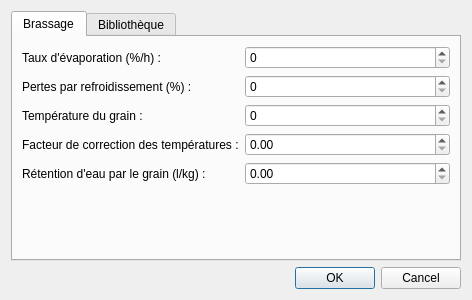
<?xml version="1.0" encoding="UTF-8"?>
<ui version="4.0">
 <class>Preferences</class>
 <widget class="QDialog" name="Preferences">
  <property name="geometry">
   <rect>
    <x>0</x>
    <y>0</y>
    <width>472</width>
    <height>300</height>
   </rect>
  </property>
  <property name="windowTitle">
   <string>Préférences</string>
  </property>
  <layout class="QVBoxLayout" name="verticalLayout">
   <item>
    <widget class="QTabWidget" name="tabWidget">
     <property name="enabled">
      <bool>true</bool>
     </property>
     <property name="currentIndex">
      <number>0</number>
     </property>
     <property name="documentMode">
      <bool>false</bool>
     </property>
     <widget class="QWidget" name="tab">
      <attribute name="title">
       <string>Brassage</string>
      </attribute>
      <layout class="QGridLayout" name="gridLayout">
       <item row="0" column="0">
        <layout class="QFormLayout" name="formLayout">
         <property name="fieldGrowthPolicy">
          <enum>QFormLayout::AllNonFixedFieldsGrow</enum>
         </property>
         <item row="0" column="0">
          <widget class="QLabel" name="label_2">
           <property name="text">
            <string>Taux d'évaporation (%/h) :</string>
           </property>
          </widget>
         </item>
         <item row="0" column="1">
          <widget class="QSpinBox" name="spinBoxBoilOff"/>
         </item>
         <item row="1" column="0">
          <widget class="QLabel" name="label_3">
           <property name="text">
            <string>Pertes par refroidissement (%) :</string>
           </property>
          </widget>
         </item>
         <item row="1" column="1">
          <widget class="QSpinBox" name="spinBoxCooling"/>
         </item>
         <item row="2" column="0">
          <widget class="QLabel" name="label_4">
           <property name="text">
            <string>Température du grain :</string>
           </property>
          </widget>
         </item>
         <item row="2" column="1">
          <widget class="QSpinBox" name="spinBoxGrainTemp"/>
         </item>
         <item row="3" column="0">
          <widget class="QLabel" name="label_5">
           <property name="text">
            <string>Facteur de correction des températures :</string>
           </property>
          </widget>
         </item>
         <item row="3" column="1">
          <widget class="QDoubleSpinBox" name="doubleSpinBoxFudgeFactor"/>
         </item>
         <item row="4" column="0">
          <widget class="QLabel" name="label_6">
           <property name="text">
            <string>Rétention d'eau par le grain (l/kg) :</string>
           </property>
          </widget>
         </item>
         <item row="4" column="1">
          <widget class="QDoubleSpinBox" name="doubleSpinBoxGrainRetention"/>
         </item>
        </layout>
       </item>
      </layout>
     </widget>
     <widget class="QWidget" name="Bibliotheque">
      <attribute name="title">
       <string>Bibliothèque</string>
      </attribute>
      <layout class="QVBoxLayout" name="verticalLayout_2">
       <item>
        <widget class="QLabel" name="label">
         <property name="text">
          <string>&lt;!DOCTYPE HTML PUBLIC &quot;-//W3C//DTD HTML 4.0//EN&quot; &quot;http://www.w3.org/TR/REC-html40/strict.dtd&quot;&gt;
&lt;html&gt;&lt;head&gt;&lt;meta name=&quot;qrichtext&quot; content=&quot;1&quot; /&gt;&lt;style type=&quot;text/css&quot;&gt;
p, li { white-space: pre-wrap; }
&lt;/style&gt;&lt;/head&gt;&lt;body style=&quot; font-family:'Droid Sans'; font-size:10pt; font-weight:400; font-style:normal;&quot;&gt;
&lt;p style=&quot; margin-top:0px; margin-bottom:0px; margin-left:0px; margin-right:0px; -qt-block-indent:0; text-indent:0px;&quot;&gt;&lt;span style=&quot; font-weight:600;&quot;&gt;Emplacement de la bibliothèque : &lt;/span&gt;&lt;/p&gt;&lt;/body&gt;&lt;/html&gt;</string>
         </property>
        </widget>
       </item>
       <item>
        <layout class="QHBoxLayout" name="horizontalLayout">
         <item>
          <widget class="QLineEdit" name="lineEditPathLib"/>
         </item>
         <item>
          <widget class="QPushButton" name="pushButtonChangeLib">
           <property name="text">
            <string>Changer</string>
           </property>
          </widget>
         </item>
        </layout>
       </item>
       <item>
        <widget class="QLabel" name="label_7">
         <property name="text">
          <string>Attention ! Utilisez un répertoire qui ne contient que des recettes.</string>
         </property>
        </widget>
       </item>
       <item>
        <spacer name="verticalSpacer">
         <property name="orientation">
          <enum>Qt::Vertical</enum>
         </property>
         <property name="sizeHint" stdset="0">
          <size>
           <width>20</width>
           <height>40</height>
          </size>
         </property>
        </spacer>
       </item>
      </layout>
     </widget>
    </widget>
   </item>
   <item>
    <widget class="QDialogButtonBox" name="buttonBox">
     <property name="orientation">
      <enum>Qt::Horizontal</enum>
     </property>
     <property name="standardButtons">
      <set>QDialogButtonBox::Cancel|QDialogButtonBox::Ok</set>
     </property>
    </widget>
   </item>
  </layout>
  <zorder>buttonBox</zorder>
  <zorder>tabWidget</zorder>
 </widget>
 <resources/>
 <connections>
  <connection>
   <sender>buttonBox</sender>
   <signal>accepted()</signal>
   <receiver>Preferences</receiver>
   <slot>accept()</slot>
   <hints>
    <hint type="sourcelabel">
     <x>248</x>
     <y>254</y>
    </hint>
    <hint type="destinationlabel">
     <x>157</x>
     <y>274</y>
    </hint>
   </hints>
  </connection>
  <connection>
   <sender>buttonBox</sender>
   <signal>rejected()</signal>
   <receiver>Preferences</receiver>
   <slot>reject()</slot>
   <hints>
    <hint type="sourcelabel">
     <x>316</x>
     <y>260</y>
    </hint>
    <hint type="destinationlabel">
     <x>286</x>
     <y>274</y>
    </hint>
   </hints>
  </connection>
 </connections>
</ui>
